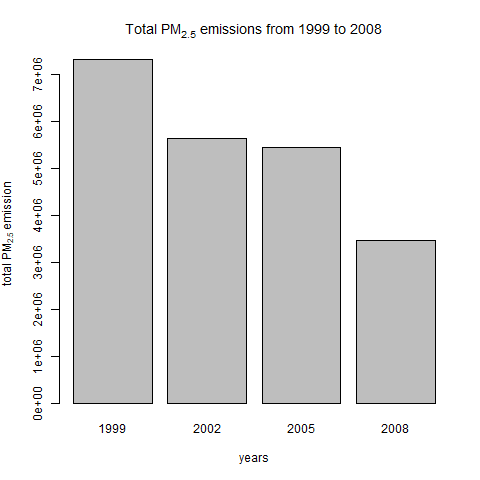

Generate this figure with R:
source("Load Data.R")
library(dplyr)

#sum the total emission b year.
total_emission <- aggregate(Emissions ~ year, nei_df, sum)

#Have total emissions from PM2.5 decreased in the United States from
#1999 to 2008? Using the base plotting system, make a plot showing
#the total PM2.5 emission from all sources for each of the years 
#1999, 2002, 2005, and 2008.

png('plot1.png')
barplot(height=total_emission$Emissions, 
          names.arg = total_emission$year, 
          xlab="years", 
          ylab=expression('total PM'[2.5]*' emission'),
          main=expression('Total PM'[2.5]*' emissions from 1999 to 2008'))
dev.off()


